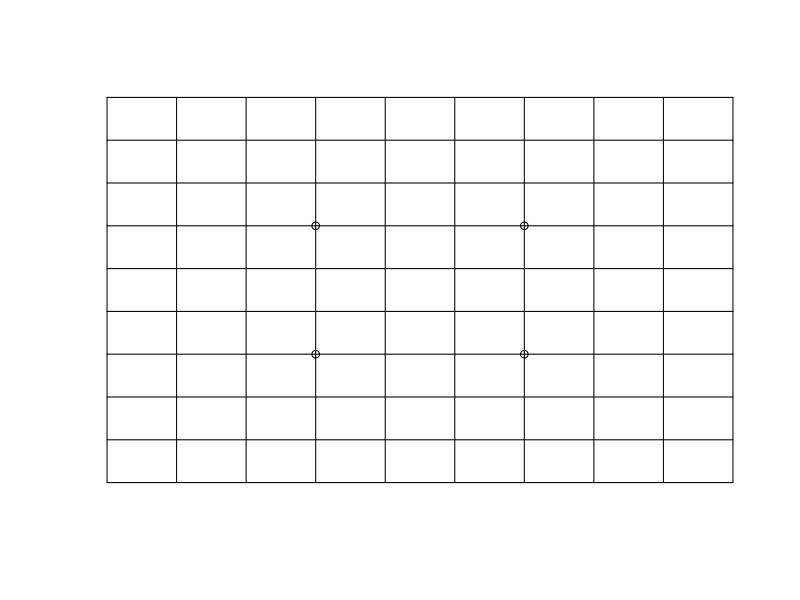

Here is the R script that generated this plot:
goboard <- function(n){
	
	plot(c(0,n), c(n,0),type="n", axes=FALSE, xlab="", ylab="",  xlim=c(0,n), ylim=c(0,n))
	for (i in 0:n)
	{
		lines( 0:n, rep(i, n+1) )
		lines( rep(i, n+1), 0:n )
	}

	points(c(3,n-3,3,n-3), c(3,3,n-3,n-3), pch=1)

	n
}

pdf("c:/temp/go9.pdf", width=8, height=8.8)
goboard(9)
dev.off()

